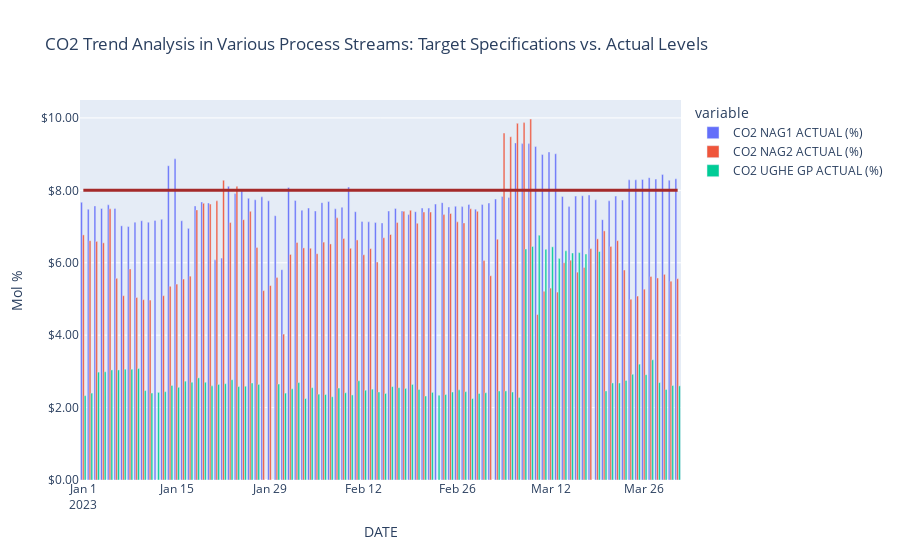

Write notebook code for a chart like this one.
### Code cell
import plotly.graph_objects as go

fig = px.bar(
    data_frame=df,
    x="DATE",
    y=[
        # "CO2 TARGET SPEC(%)",
        "CO2 NAG1 ACTUAL (%)",
        "CO2 NAG2 ACTUAL (%)",
        "CO2 UGHE GP ACTUAL (%)",
    ],
    title="CO2 Trend Analysis in Various Process Streams: Target Specifications vs. Actual Levels",
    barmode="group",
)

# Add a straight line for the target
fig.add_shape(
    type="line",
    x0=df["DATE"].min(),
    y0=8,
    x1=df["DATE"].max(),
    y1=8,
    line=dict(
        color="brown",
        width=3,
    ),
    name="Methane Target Range",
)
fig.update_layout(
    yaxis=dict(title="Mol %", tickformat="$,.2f"),
)


fig.show()
